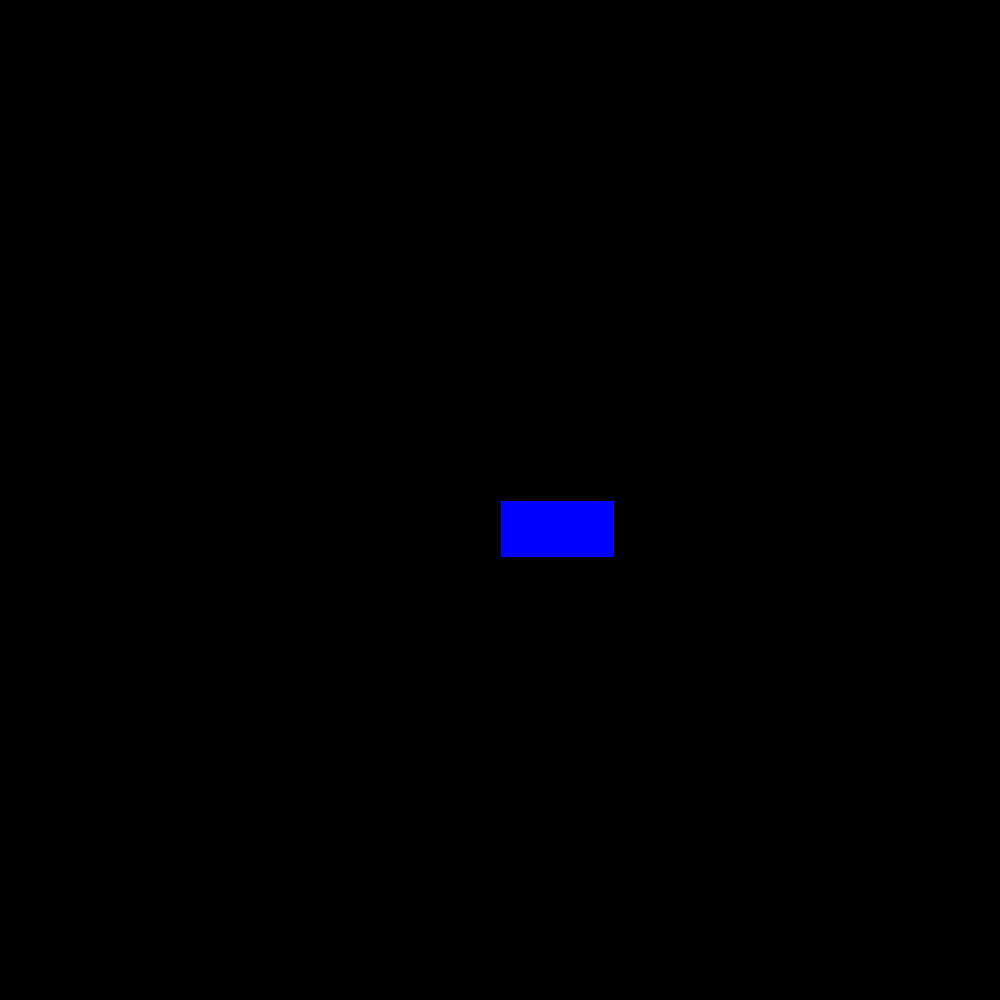
Frame 1 (no input)
Frame 60 (the mouse pressed at the canvas centre just before this capture): identical to frame 1, image omitted
Frame 120 (the mouse held since frame 60 and released just before this capture): identical to frame 1, image omitted

The Processing sketch that drew this single still picture (run headless with seeded random() and noise(); from frame 60 on, the mouse is pressed at the canvas centre):

// Processing sketch: dog_class
// ── dog_class.pde
Dog myDog;

void setup(){
  size(1000,1000);
  myDog = new Dog("blue", color(255,0,0), new PVector(width/2, height/2));
  println("myDog's name is: " + myDog.name);
  
  myDog.name = "red";
   println("myDog's name is now: " + myDog.name);
   
   myDog.furColor = color (0,0,255);
}


void draw(){
 background(0);
  myDog.draw();
}
class Dog {
  String name;
  float weight;
  //color furColor;
  PVector position;
  private color furColor; 
  //need a constructor
  
  Dog(String name, color furColor, PVector position){
    this.name = name;
    this.weight = random(7,85);
    this.position = position;
    this.furColor = furColor;
  }
  
  void draw(){
    fill(furColor);
    rect(position.x,position.y, 2*weight, weight);
  }
}
